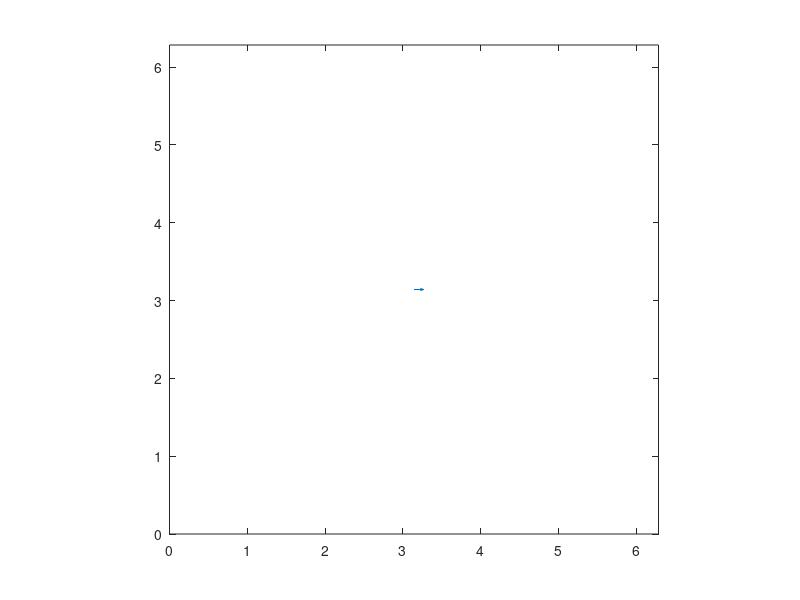
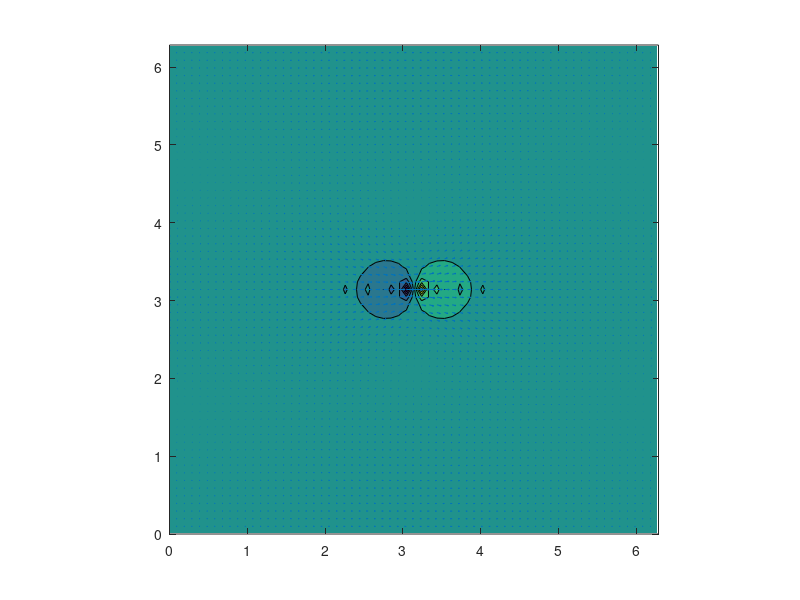

Write MATLAB code to recreate these figures, in order.

clear all;

twopi = pi * 2;
ImUnit = 1i;

rho = 1.0;
nu = 1.0;

Lx = pi * 2;
Ly = pi * 2;

nx = 64;
ny = 64;
dx = Lx / nx;
dy = Ly / ny;

xs = linspace(0,Lx-dx,nx);
ys = linspace(0,Ly-dy,ny);
[xs,ys] = ndgrid(xs,ys);

xper = linspace(0,Lx,nx+1);
yper = linspace(0,Ly,ny+1);
[xper,yper] = ndgrid(xper,yper);

kx = zeros(nx,ny);
ky = zeros(nx,ny);
for j = 1:ny
    kx(:,j) = [0:nx/2-1, -nx/2:-1];
end
for i = 1:nx
    ky(i,:) = [0:ny/2-1, -ny/2:-1];
end
k2 = kx.^2 + ky.^2;

fs = zeros(nx,ny);
gs = zeros(nx,ny);
if 0
fs(:,:) = sin(xs) .* cos(xs) + 2*nu*cos(xs).*sin(ys);
gs(:,:) = sin(ys) .* cos(ys) - 2*nu*sin(xs).*cos(ys);
end
if 0
fs(:,round(ny*1/4)) = -1;
fs(:,round(ny*3/4)) = 1;
end
if 1
fs(nx/2+1,ny/2+1) = 1.0 / (dx*dy);
end

if (1)
    figure;
    quiver(xs,ys,fs,gs);
    axis equal;
    axis([0 Lx 0 Ly]);
end

fh = fft2(fs);
gh = fft2(gs);

%
uh = zeros(nx,ny);
vh = zeros(nx,ny);
ph = zeros(nx,ny);

for j = 1:ny
for i = 1:nx
    ki = kx(i,j);
    kj = ky(i,j);
    kn = k2(i,j);
    fhat = fh(i,j);
    ghat = gh(i,j);
    
    if kn == 0
        uh(i,j) = 0;
        vh(i,j) = 0;
        ph(i,j) = 0;
    else
        uh(i,j) = 1.0/kn / (kn*nu) * (kj*kj*fhat - ki*kj*ghat);
        vh(i,j) = 1.0/kn / (kn*nu) * (-ki*kj*fhat + ki*ki*ghat);
        ph(i,j) = 1.0/kn * (-ImUnit*ki*fhat - ImUnit*kj*ghat);
    end
end
end

%
us = real(ifft2(uh));
vs = real(ifft2(vh));
ps = real(ifft2(ph));

pper = zeros(nx+1,ny+1);
pper(1:nx,1:ny) = ps;
pper(:,ny+1) = pper(:,1);
pper(nx+1,:) = pper(1,:);

if 1
    figure;
    contourf(xper,yper,pper);
    hold on;
    quiver(xs,ys,us,vs);
    hold off;
    axis equal;
    axis([0 Lx 0 Ly]);
end

uana = cos(xs).*sin(ys);
vana = -sin(xs).*cos(ys);
pana = -0.25 * (cos(2*xs) + cos(2*ys));
